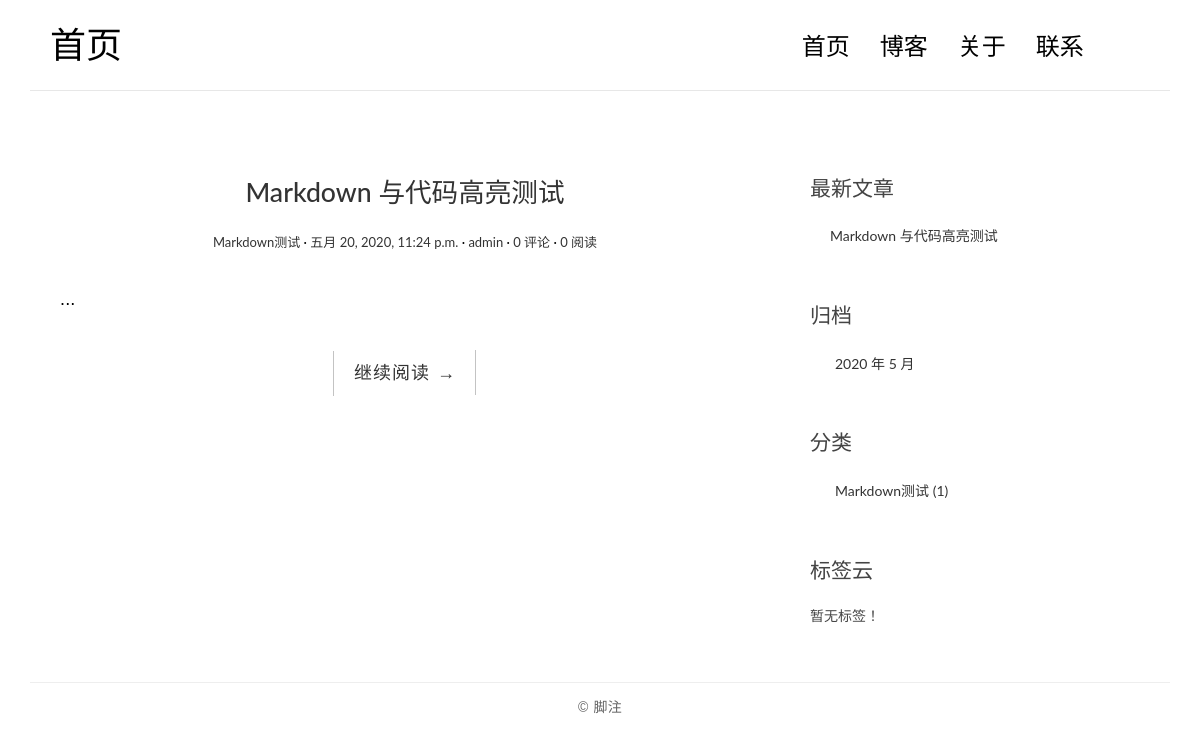
The page / on the database its author committed.
### blog/models.py (models this page shows, shortened)
class Post(models.Model):
    title = models.CharField("标题", max_length=70)
    body = models.TextField("正文")
    created_time = models.DateTimeField("创建时间", default=timezone.now)
    modified_time = models.DateTimeField("修改时间")
    excerpt = models.CharField("摘要", max_length=200, blank=True)
    category = models.ForeignKey(Category, verbose_name="分类", on_delete=models.CASCADE)
    tags = models.ManyToManyField(Tag, verbose_name="标签", blank=True)
    author = models.ForeignKey(User, verbose_name="作者", on_delete=models.CASCADE)
    views = models.PositiveIntegerField(default=0, editable=False)
    class Meta:
        verbose_name = "文章"
        verbose_name_plural = verbose_name
        ordering = ["-created_time"]
    def get_absolute_url(self):
        return reverse("blog:detail", kwargs={"pk": self.pk})

class Category(models.Model):
    name = models.CharField("分类名", max_length=100)
    class Meta:
        verbose_name = "分类"
        verbose_name_plural = verbose_name

### blog/views.py (the view)
# urls.py: path('', views.IndexView.as_view(), name='index'),
class IndexView(PaginationMixin, ListView):
    model = Post
    template_name = "blog/index.html"
    context_object_name = "post_list"
    paginate_by = 10

### blog/templatetags/blog_extras.py (called while the page is built)
@register.inclusion_tag('blog/inclusions/_recent_posts.html', takes_context=True)
def show_recent_posts(context, num=5):
    return {
        'recent_post_list': Post.objects.all()[:num],
    }

@register.inclusion_tag('blog/inclusions/_archives.html', takes_context=True)
def show_archives(context):
    return {
        'date_list': Post.objects.dates('created_time', 'month', order='DESC'),
    }

@register.inclusion_tag('blog/inclusions/_categories.html', takes_context=True)
def show_categories(context):
    category_list = Category.objects.annotate(num_posts=Count('post')).filter(num_posts__gt=0)
    return {
        'category_list': category_list,
    }

@register.inclusion_tag('blog/inclusions/_tags.html', takes_context=True)
def show_tags(context):
    tag_list = Tag.objects.annotate(num_posts=Count('post')).filter(num_posts__gt=0)
    return {
        'tag_list': tag_list,
    }

### templates/blog/index.html (shortened to what this page needs)
{% extends 'base.html' %}
{% block main %}
  {% for post in post_list %}
    <article class="post post-{{ post.pk }}">
      <header class="entry-header">
        <h1 class="entry-title">
          <a href="{{ post.get_absolute_url }}">{{ post.title }}</a>
        </h1>
        <div class="entry-meta">
          <span class="post-category"><a href="#">{{ post.category.name }}</a></span>
          <span class="post-date"><a href="#"><time class="entry-date"
                                                    datetime="{{ post.created_time }}">{{ post.created_time }}</time></a></span>
          <span class="post-author"><a href="#">{{ post.author }}</a></span>
          <span class="comments-link"><a href="{{ post.get_absolute_url }}#comment-area">{{ post.comment_set.count }} 评论</a></span>
          <span class="views-count"><a href="{{ post.get_absolute_url }}">{{ post.views }} 阅读</a></span>
        </div>
      </header>
      <div class="entry-content clearfix">
        <p>{{ post.excerpt }}...</p>
        <div class="read-more cl-effect-14">
          <a href="{{ post.get_absolute_url }}" class="more-link">继续阅读 <span class="meta-nav">→</span></a>
        </div>
      </div>
    </article>
  {% empty %}
    <div class="no-post">暂时还没有发布的文章！</div>
  {% endfor %}
{% endblock main %}

### templates/base.html (shortened to what this page needs)
{% load static %}
{% load blog_extras %}
<!DOCTYPE html>
<html>
<head>
  <link href="https://cdn.bootcss.com/bootstrap/3.3.7/css/bootstrap.min.css" rel="stylesheet">
  <link rel="stylesheet" href="https://code.ionicframework.com/ionicons/2.0.1/css/ionicons.min.css">
  <link rel="stylesheet" href="{% static 'blog/css/pace.css' %}">
  <link rel="stylesheet" href="{% static 'blog/css/custom.css' %}">
  <link href="https://cdn.bootcss.com/highlight.js/9.15.8/styles/github.min.css" rel="stylesheet">
</head>
<body>
<div class="container">
  <header id="site-header">
    <div class="row">
      <div class="col-md-4 col-sm-5 col-xs-8">
        <div class="logo">
          <h1><a href="{% url 'blog:index' %}"><b>首页<b/></a></h1>
        </div>
      </div>
      <div class="col-md-8 col-sm-7 col-xs-4">
        <nav class="main-nav" role="navigation">
          <div class="collapse navbar-collapse" id="bs-example-navbar-collapse-1">
            <ul class="nav navbar-nav navbar-right">
              <li class="cl-effect-11"><a href="{% url 'blog:index' %}" data-hover="首页">首页</a></li>
              <li class="cl-effect-11"><a href="full-width.html" data-hover="博客">博客</a></li>
              <li class="cl-effect-11"><a href="about.html" data-hover="关于">关于</a></li>
              <li class="cl-effect-11"><a href="contact.html" data-hover="联系">联系</a></li>
            </ul>
          </div>
        </nav>
      </div>
    </div>
  </header>
</div>
<div class="content-body">
  <div class="container">
    <div class="row">
      <main class="col-md-8">
        {% block main %}
        {% endblock main %}
      </main>
      <aside class="col-md-4">
        {% show_recent_posts %}
        {% show_archives %}
        {% show_categories %}
        {% show_tags %}
      </aside>
    </div>
  </div>
</div>
<footer id="site-footer">
  <div class="container">
    <div class="row">
      <div class="col-md-12">
        <p class="copyright">&copy 脚注</p>
      </div>
    </div>
  </div>
</footer>
</body>
</html>

### templates/blog/inclusions/_recent_posts.html
<div class="widget widget-recent-posts">
  <h3 class="widget-title">最新文章</h3>
  <ul>
    {% for post in recent_post_list %}
      <li>
        <a href="{{ post.get_absolute_url }}">{{ post.title }}</a>
      </li>
    {% empty %}
      暂无文章！
    {% endfor %}
  </ul>
</div>

### templates/blog/inclusions/_archives.html
<div class="widget widget-archives">
  <h3 class="widget-title">归档</h3>
  <ul>
    {% for date in date_list %}
      <li>
        <a href="{% url 'blog:archive' date.year date.month %}">{{ date.year }} 年 {{ date.month }} 月</a>
      </li>
    {% empty %}
      暂无归档！
    {% endfor %}
  </ul>
</div>

### templates/blog/inclusions/_categories.html
<div class="widget widget-category">
  <h3 class="widget-title">分类</h3>
  <ul>
    {% for category in category_list %}
      <li>
        <a href="{% url 'blog:category' category.pk %}">{{ category.name }} <span class="post-count">({{ category.num_posts }})</span></a>
      </li>
    {% empty %}
      暂无分类！
    {% endfor %}
  </ul>
</div>

### templates/blog/inclusions/_tags.html
<div class="widget widget-tag-cloud">
  <h3 class="widget-title">标签云</h3>
  <ul>
    {% for tag in tag_list %}
      <li>
        <a href="{% url 'blog:tag' tag.pk %}">{{ tag.name }} <span class="post-count">({{ tag.num_posts }})</a>
      </li>
    {% empty %}
      暂无标签！
    {% endfor %}
  </ul>
</div>

### blog/static/blog/css/custom.css (style rules this page uses)
* { outline: none; }
h1, h2, h3, h4, h5, h6 { margin-top: 0; }
b { font-weight: 400; }
a { color: #333; }
body { color: #444; font-family: 'Lato', sans-serif; }
p { font-family: 'Ubuntu', sans-serif; font-weight: 400; word-spacing: 1px; letter-spacing: 0.01em; }
#site-header { background-color: #FFF; padding: 25px 20px; margin-bottom: 40px; border-bottom: 1px solid #e7e7e7; }
.logo h1 a { color: #000; }
.logo h1 { margin: 0; font-family: 'Lato', sans-serif; font-weight: 300; }
.main-nav { margin-top: 11px; max-width: 95%; }
.main-nav a { color: #000000 !important; padding: 0 0 5px 0 !important; margin-right: 30px; font-family: 'Lato', sans-serif; font-weight: 300; font-size: 24px; }
.cl-effect-11 a { padding: 10px 0; color: #0972b4; text-shadow: none; }
.cl-effect-11 a::before { position: absolute; top: 0; left: 0; overflow: hidden; padding: 0 0 5px 0 !important; max-width: 0; border-bottom: 1px solid #000; color: #000; content: attr(data-hover); white-space: nowrap; -webkit-transition: max-width 0.5s; -moz-transition: max-width 0.5s; transition: max-width 0.5s; }
.content-body { padding-bottom: 4em; }
.post { background: #fff; padding: 30px 30px 0; }
.entry-title { text-align: center; font-size: 1.9em; margin-bottom: 20px; line-height: 1.6; padding: 10px 20px 0; }
.entry-meta { text-align: center; color: #DDDDDD; font-size: 13px; margin-bottom: 30px; }
.entry-content { font-size: 18px; line-height: 1.9; font-weight: 300; color: #000; }
.post-category::after, .post-date::after, .post-author::after, .comments-link::after { content: ' ·'; color: #000; }
.read-more { font-family: 'Ubuntu', sans-serif; font-weight: 400; word-spacing: 1px; letter-spacing: 0.01em; text-align: center; margin-top: 20px; }
.cl-effect-14 a { padding: 0 20px; height: 45px; line-height: 45px; position: relative; display: inline-block; margin: 15px 25px; letter-spacing: 1px; font-weight: 400; text-shadow: 0 0 1px rgba(255, 255, 255, 0.3); }
.cl-effect-14 a::before, .cl-effect-14 a::after { position: absolute; width: 45px; height: 1px; background: #C3C3C3; content: ''; -webkit-transition: all 0.3s; -moz-transition: all 0.3s; transition: all 0.3s; pointer-events: none; }
.cl-effect-14 a::before { top: 0; left: 0; -webkit-transform: rotate(90deg); -moz-transform: rotate(90deg); transform: rotate(90deg); -webkit-transform-origin: 0 0; -moz-transform-origin: 0 0; transform-origin: 0 0; }
.cl-effect-14 a::after { right: 0; bottom: 0; -webkit-transform: rotate(90deg); -moz-transform: rotate(90deg); transform: rotate(90deg); -webkit-transform-origin: 100% 0; -moz-transform-origin: 100% 0; transform-origin: 100% 0; }
.widget { background: #fff; padding: 30px 0 0; }
.widget-title { font-size: 1.5em; margin-bottom: 20px; line-height: 1.6; padding: 10px 0 0; font-weight: 400; }
.widget-recent-posts ul { padding: 0; margin: 0; padding-left: 20px; }
.widget-recent-posts ul li { list-style-type: none; position: relative; line-height: 170%; margin-bottom: 10px; }
.widget-recent-posts ul li::before { content: '\f3d3'; font-family: "Ionicons"; position: absolute; left: -17px; top: 3px; font-size: 16px; color: #000; }
.widget-archives ul { padding: 0; margin: 0; padding-left: 25px; }
.widget-archives ul li { list-style-type: none; position: relative; line-height: 170%; margin-bottom: 10px; }
.widget-archives ul li::before { content: '\f3f3'; font-family: "Ionicons"; position: absolute; left: -25px; top: 1px; font-size: 16px; color: #000; }
.widget-category ul { padding: 0; margin: 0; padding-left: 25px; }
.widget-category ul li { list-style-type: none; position: relative; line-height: 170%; margin-bottom: 10px; }
.widget-category ul li::before { content: '\f3fe'; font-family: "Ionicons"; position: absolute; left: -25px; top: 1px; font-size: 18px; color: #000; }
.widget-tag-cloud ul { padding: 0; margin: 0; margin-right: -10px; }
#site-footer { padding-top: 10px; padding: 0 0 1.5em 0; }
.copyright { text-align: center; padding-top: 1em; margin: 0; border-top: 1px solid #eee; color: #666; }

### rows shown on the page
Post: title "Markdown 与代码高亮测试", category.name "Markdown测试", created_time "五月 20, 2020, 11:24 p.m.", author "admin", comment_set.count "0", views "0"
Category: name "Markdown测试", num_posts "1"

### other values the page prints
{{ date.year }} "2020"
{{ date.month }} "5"
